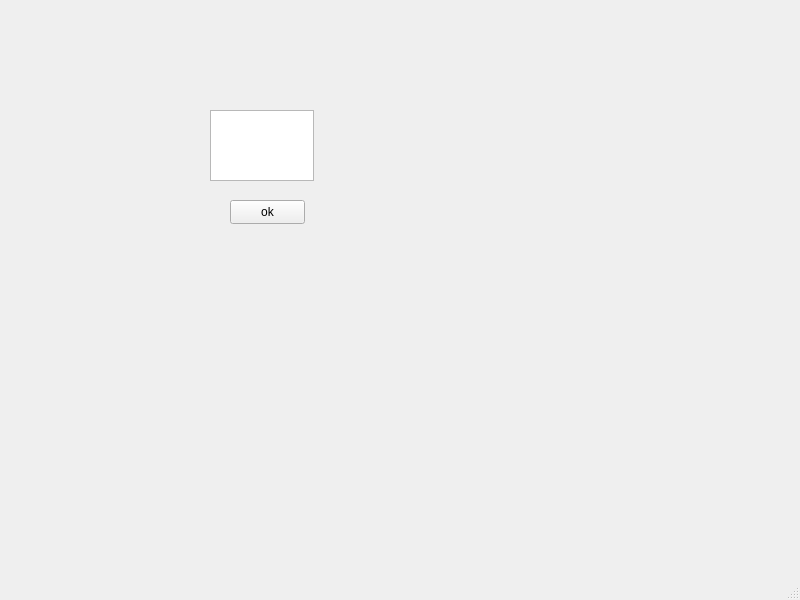
<?xml version="1.0" encoding="UTF-8"?>
<ui version="4.0">
 <class>MainWindow</class>
 <widget class="QMainWindow" name="MainWindow">
  <property name="geometry">
   <rect>
    <x>0</x>
    <y>0</y>
    <width>800</width>
    <height>600</height>
   </rect>
  </property>
  <property name="windowTitle">
   <string>MainWindow</string>
  </property>
  <widget class="QWidget" name="centralwidget">
   <widget class="QPushButton" name="pushButton">
    <property name="geometry">
     <rect>
      <x>230</x>
      <y>200</y>
      <width>75</width>
      <height>24</height>
     </rect>
    </property>
    <property name="text">
     <string>ok</string>
    </property>
   </widget>
   <widget class="QTextEdit" name="textEdit">
    <property name="geometry">
     <rect>
      <x>210</x>
      <y>110</y>
      <width>104</width>
      <height>71</height>
     </rect>
    </property>
   </widget>
  </widget>
  <widget class="QMenuBar" name="menubar">
   <property name="geometry">
    <rect>
     <x>0</x>
     <y>0</y>
     <width>800</width>
     <height>29</height>
    </rect>
   </property>
  </widget>
  <widget class="QStatusBar" name="statusbar"/>
 </widget>
 <resources/>
 <connections/>
</ui>
